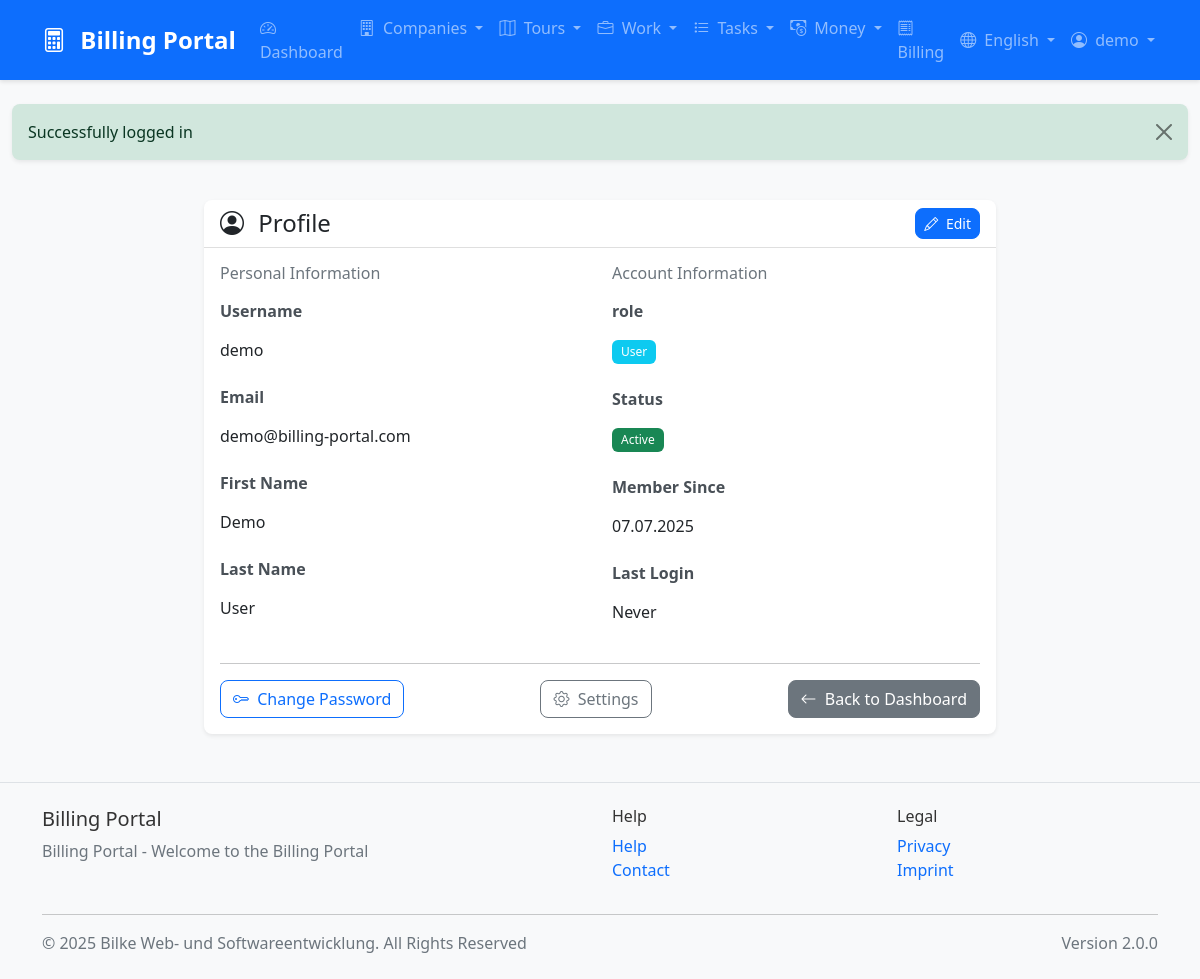
Screenshot of /profile (signed in) with the database file from the repository.
### tables this page shows
CREATE TABLE users (
    id INT AUTO_INCREMENT PRIMARY KEY,
    username VARCHAR(50) UNIQUE NOT NULL,
    email VARCHAR(100) UNIQUE NOT NULL,
    password VARCHAR(255) NOT NULL,
    first_name VARCHAR(50),
    last_name VARCHAR(50),
    role ENUM('admin', 'manager', 'user') DEFAULT 'user',
    domain VARCHAR(100),
    status ENUM('active', 'inactive', 'suspended') DEFAULT 'active',
    last_login DATETIME,
    created_at TIMESTAMP DEFAULT CURRENT_TIMESTAMP,
    updated_at TIMESTAMP DEFAULT CURRENT_TIMESTAMP ON UPDATE CURRENT_TIMESTAMP,
    INDEX idx_username (username),
    INDEX idx_email (email),
    INDEX idx_domain (domain),
    INDEX idx_status (status)
);

### templates/profile/index.php (the view, shortened to what the rows shown need)
<?php include __DIR__ . '/../layout/header.php'; ?>
<div class="row">
    <div class="col-md-8 mx-auto">
        <div class="card">
            <div class="card-body">
                <div class="row">
                    <div class="col-md-6">
                        <div class="mb-3">
                            <label class="form-label fw-bold"><?= $localization->get('username') ?></label>
                            <p class="form-control-plaintext"><?= htmlspecialchars($user['username']) ?></p>
                        </div>
                        <div class="mb-3">
                            <label class="form-label fw-bold"><?= $localization->get('email') ?></label>
                            <p class="form-control-plaintext"><?= htmlspecialchars($user['email']) ?></p>
                        </div>
                        <div class="mb-3">
                            <label class="form-label fw-bold"><?= $localization->get('first_name') ?></label>
                            <p class="form-control-plaintext"><?= htmlspecialchars($user['first_name']) ?></p>
                        </div>
                        <div class="mb-3">
                            <label class="form-label fw-bold"><?= $localization->get('last_name') ?></label>
                            <p class="form-control-plaintext"><?= htmlspecialchars($user['last_name']) ?></p>
                        </div>
                    </div>
                    <div class="col-md-6">
                        <div class="mb-3">
                            <p class="form-control-plaintext">
                                <span class="badge bg-<?= $user['role'] === 'admin' ? 'danger' : ($user['role'] === 'manager' ? 'warning' : 'info') ?>">
                                    <?= ucfirst($user['role']) ?>
                                </span>
                            </p>
                        </div>
                        <div class="mb-3">
                            <p class="form-control-plaintext">
                                <span class="badge bg-<?= $user['status'] === 'active' ? 'success' : 'secondary' ?>">
                                    <?= ucfirst($user['status']) ?>
                                </span>
                            </p>
                        </div>
                        <div class="mb-3">
                            <label class="form-label fw-bold"><?= $localization->get('member_since') ?></label>
                            <p class="form-control-plaintext"><?= date('d.m.Y', strtotime($user['created_at'])) ?></p>
                        </div>
                    </div>
                </div>
            </div>
        </div>
    </div>
</div>
<?php include __DIR__ . '/../layout/footer.php'; ?>

### rows the page displays
users: username "demo", email "demo@billing-portal.com", first_name "Demo", last_name "User", role "User", status "Active", created_at "07.07.2025"

### other values shown
$localization->get('app_name') "Billing Portal"
$localization->get('nav_dashboard') "Dashboard"
$localization->get('nav_company') "Companies"
$localization->get('nav_tours') "Tours"
$localization->get('nav_work') "Work"
$localization->get('nav_tasks') "Tasks"
$localization->get('nav_money') "Money"
$localization->get('nav_billing') "Billing"
$localization->getLocaleName($locale) "English"
$session->getUsername() "demo"
$session->getFlash('success') "Successfully logged in"
$localization->get('profile') "Profile"
$localization->get('edit') "Edit"
$localization->get('personal_information') "Personal Information"
$localization->get('username') "Username"
